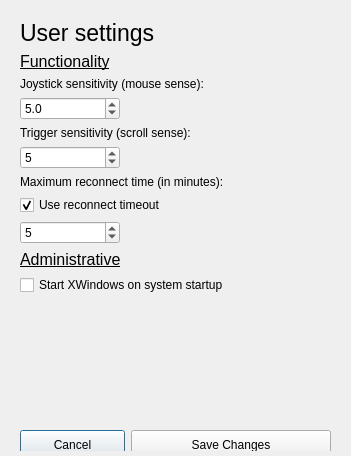
<?xml version="1.0" encoding="UTF-8"?>
<ui version="4.0">
 <class>XSettings</class>
 <widget class="QDialog" name="XSettings">
  <property name="geometry">
   <rect>
    <x>0</x>
    <y>0</y>
    <width>351</width>
    <height>456</height>
   </rect>
  </property>
  <property name="sizePolicy">
   <sizepolicy hsizetype="Fixed" vsizetype="Fixed">
    <horstretch>0</horstretch>
    <verstretch>0</verstretch>
   </sizepolicy>
  </property>
  <property name="windowTitle">
   <string>XSettings</string>
  </property>
  <property name="windowIcon">
   <iconset resource="XSettings.qrc">
    <normaloff>:/XSettings/settings1.ico</normaloff>
    <normalon>:/XSettings/settings1.ico</normalon>
    <disabledoff>:/XSettings/settings1.ico</disabledoff>
    <disabledon>:/XSettings/settings1.ico</disabledon>
    <activeoff>:/XSettings/settings1.ico</activeoff>
    <activeon>:/XSettings/settings1.ico</activeon>
    <selectedoff>:/XSettings/settings1.ico</selectedoff>
    <selectedon>:/XSettings/settings1.ico</selectedon>:/XSettings/settings1.ico</iconset>
  </property>
  <widget class="QWidget" name="verticalLayoutWidget">
   <property name="geometry">
    <rect>
     <x>9</x>
     <y>9</y>
     <width>331</width>
     <height>401</height>
    </rect>
   </property>
   <layout class="QVBoxLayout" name="verticalLayout">
    <item alignment="Qt::AlignVCenter">
     <widget class="QLabel" name="label_header">
      <property name="sizePolicy">
       <sizepolicy hsizetype="Preferred" vsizetype="Fixed">
        <horstretch>0</horstretch>
        <verstretch>0</verstretch>
       </sizepolicy>
      </property>
      <property name="font">
       <font>
        <family>Leelawadee UI</family>
        <pointsize>17</pointsize>
       </font>
      </property>
      <property name="text">
       <string>User settings</string>
      </property>
      <property name="scaledContents">
       <bool>false</bool>
      </property>
      <property name="alignment">
       <set>Qt::AlignLeading|Qt::AlignLeft|Qt::AlignVCenter</set>
      </property>
     </widget>
    </item>
    <item>
     <widget class="QLabel" name="label_functionality">
      <property name="font">
       <font>
        <family>Leelawadee UI</family>
        <pointsize>12</pointsize>
        <weight>50</weight>
        <bold>false</bold>
        <underline>true</underline>
       </font>
      </property>
      <property name="text">
       <string>Functionality</string>
      </property>
     </widget>
    </item>
    <item>
     <widget class="QLabel" name="label_sensitivity">
      <property name="font">
       <font>
        <pointsize>9</pointsize>
       </font>
      </property>
      <property name="text">
       <string>Joystick sensitivity (mouse sense):</string>
      </property>
     </widget>
    </item>
    <item>
     <widget class="QDoubleSpinBox" name="js_sense">
      <property name="maximumSize">
       <size>
        <width>100</width>
        <height>16777215</height>
       </size>
      </property>
      <property name="alignment">
       <set>Qt::AlignLeading|Qt::AlignLeft|Qt::AlignVCenter</set>
      </property>
      <property name="buttonSymbols">
       <enum>QAbstractSpinBox::UpDownArrows</enum>
      </property>
      <property name="decimals">
       <number>1</number>
      </property>
      <property name="minimum">
       <double>1.000000000000000</double>
      </property>
      <property name="maximum">
       <double>10.000000000000000</double>
      </property>
      <property name="singleStep">
       <double>0.100000000000000</double>
      </property>
      <property name="value">
       <double>5.000000000000000</double>
      </property>
     </widget>
    </item>
    <item>
     <widget class="QLabel" name="label_triggerSense">
      <property name="font">
       <font>
        <pointsize>9</pointsize>
       </font>
      </property>
      <property name="text">
       <string>Trigger sensitivity (scroll sense):</string>
      </property>
     </widget>
    </item>
    <item>
     <widget class="QSpinBox" name="trigger_sense">
      <property name="maximumSize">
       <size>
        <width>100</width>
        <height>16777215</height>
       </size>
      </property>
      <property name="minimum">
       <number>1</number>
      </property>
      <property name="maximum">
       <number>10</number>
      </property>
      <property name="value">
       <number>5</number>
      </property>
     </widget>
    </item>
    <item>
     <widget class="QLabel" name="label_maxReconnect">
      <property name="font">
       <font>
        <pointsize>9</pointsize>
       </font>
      </property>
      <property name="text">
       <string>Maximum reconnect time (in minutes):</string>
      </property>
     </widget>
    </item>
    <item>
     <widget class="QCheckBox" name="useReconnectTimeout">
      <property name="text">
       <string>Use reconnect timeout</string>
      </property>
      <property name="checked">
       <bool>true</bool>
      </property>
     </widget>
    </item>
    <item>
     <widget class="QSpinBox" name="max_reconnects">
      <property name="maximumSize">
       <size>
        <width>100</width>
        <height>16777215</height>
       </size>
      </property>
      <property name="suffix">
       <string/>
      </property>
      <property name="prefix">
       <string/>
      </property>
      <property name="minimum">
       <number>1</number>
      </property>
      <property name="maximum">
       <number>30</number>
      </property>
      <property name="value">
       <number>5</number>
      </property>
     </widget>
    </item>
    <item>
     <widget class="QLabel" name="label_administrative">
      <property name="font">
       <font>
        <family>Leelawadee UI</family>
        <pointsize>12</pointsize>
        <underline>true</underline>
       </font>
      </property>
      <property name="text">
       <string>Administrative</string>
      </property>
     </widget>
    </item>
    <item>
     <widget class="QCheckBox" name="startWithSystem">
      <property name="enabled">
       <bool>true</bool>
      </property>
      <property name="text">
       <string>Start XWindows on system startup</string>
      </property>
     </widget>
    </item>
    <item>
     <spacer name="verticalSpacer">
      <property name="orientation">
       <enum>Qt::Vertical</enum>
      </property>
      <property name="sizeHint" stdset="0">
       <size>
        <width>20</width>
        <height>40</height>
       </size>
      </property>
     </spacer>
    </item>
   </layout>
  </widget>
  <widget class="QWidget" name="horizontalLayoutWidget">
   <property name="geometry">
    <rect>
     <x>9</x>
     <y>419</y>
     <width>333</width>
     <height>32</height>
    </rect>
   </property>
   <layout class="QHBoxLayout" name="horizontalLayout">
    <item>
     <widget class="QPushButton" name="cancelBtn">
      <property name="minimumSize">
       <size>
        <width>0</width>
        <height>30</height>
       </size>
      </property>
      <property name="text">
       <string>Cancel</string>
      </property>
      <property name="autoDefault">
       <bool>true</bool>
      </property>
      <property name="default">
       <bool>true</bool>
      </property>
     </widget>
    </item>
    <item>
     <widget class="QPushButton" name="okBtn">
      <property name="minimumSize">
       <size>
        <width>200</width>
        <height>30</height>
       </size>
      </property>
      <property name="text">
       <string>Save Changes</string>
      </property>
      <property name="default">
       <bool>false</bool>
      </property>
     </widget>
    </item>
   </layout>
  </widget>
 </widget>
 <layoutdefault spacing="6" margin="11"/>
 <resources>
  <include location="XSettings.qrc"/>
 </resources>
 <connections/>
</ui>
